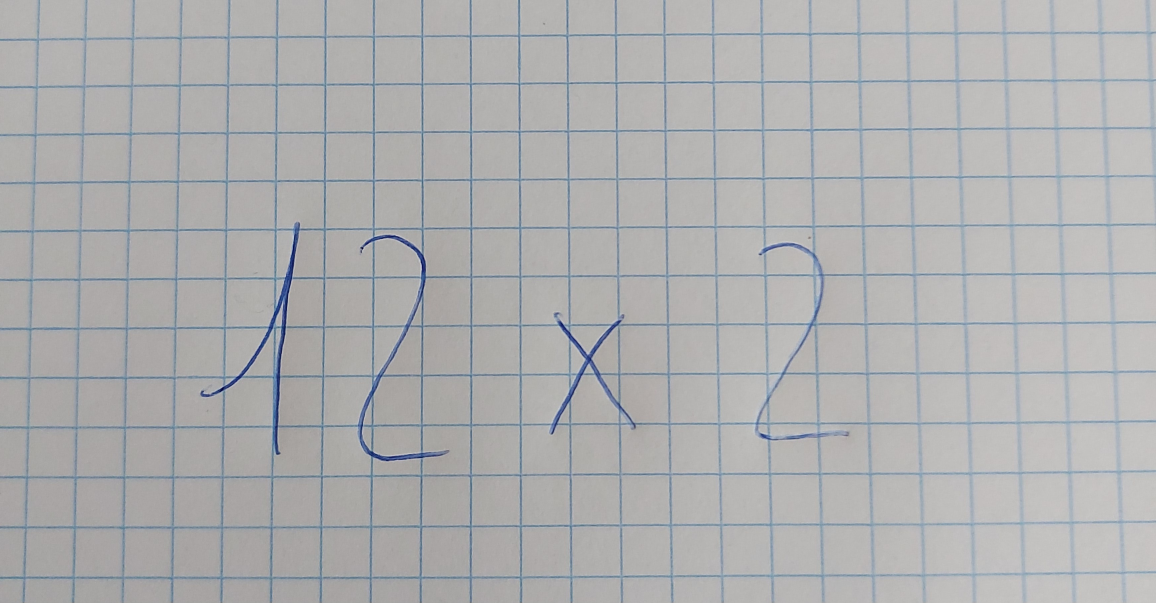
#> input picture images/test2.jpg, 3468 x 1807 px, given in place of test2.jpeg, which was not available (shown at 1/3 size)
$ jupyter execute --allow-errors VisionMath.ipynb   (older library calls are emulated)   (text cells are left out)
#> lines starting #> are read from the running program, lines starting #| are printed output that depends on the picture; after the words box and inside, x2 and y2 are one past the last pixel; in counts of white or black regions, pixels touching at a corner belong together; pictures that were not available may be replaced by others from this repository, and a replacement may not be noted
### main_vm.py
import numpy as np
import cv2
import matplotlib.pyplot as plt
from scipy import signal
import clasiffication

debug = False


def gaussian_bell1D(x, sigma):
    base = 1 / (sigma * np.sqrt(2 * np.pi))
    exp = np.exp(-(x * x) / (2 * (sigma * sigma)))

    return base * exp


def gaussian_filter(image, w_kernel, sigma):
    # Create kernel using associative property
    s = sigma
    w = w_kernel
    kernel_1D = np.float32([gaussian_bell1D(z, s) for z in range(-w, w + 1)])  # Evaluate the gaussian in "expression"
    vertical_kernel = kernel_1D.reshape(2 * w + 1, 1)  # Reshape it as a matrix with just one column
    horizontal_kernel = kernel_1D.reshape(1, 2 * w + 1)  # Reshape it as a matrix with just one row
    kernel = signal.convolve2d(vertical_kernel, horizontal_kernel)  # Get the 2D kernel

    # Convolve image and kernel
    smoothed_img = cv2.filter2D(image, cv2.CV_8U, kernel)
    return smoothed_img


# [30 lines left out: function binarize_kmeans, not called in this run]


def non_maxima_suppression_contours(contours):
    res_contours = []
    for (x, y, w, h) in contours:
        # If the area is tiny, we discard it
        if (w * h) < 150:
            continue
        res_contours.append((x, y, w, h))
    return res_contours


def draw_contours_lr_order(binary_image, contours_sorted):
    # Draws the bounding rect and order of contours of the input image.

    image_drawn = np.copy(binary_image)
    image_drawn = cv2.cvtColor(image_drawn, cv2.COLOR_GRAY2RGB)

    count = 1
    for x, y, w, h in contours_sorted:
        image_drawn = cv2.putText(image_drawn, str(count), (x - 2, y - 10), fontFace=cv2.FONT_HERSHEY_SIMPLEX,
                                  fontScale=2, color=(0, 0, 255), thickness=4)
        image_drawn = cv2.rectangle(image_drawn, (x - 1, y - 1), (x + w, y + h), (0, 255, 0), 3)
        count += 1

    return image_drawn


# [45 lines left out: functions category_string_conversion, generate_string, not called in this run]


def identify_div(categories, contours):
    # Identifies the div

    # We must distinguish when a '-' means subtraction or division
    # print(categories)
    total_lines = np.where(categories == 11)[0]
    # print(total_lines)

    div_index = []
    div_ranges = []

    # Identify the real division symbols
    for index in total_lines:
        [x_index, y_index, w_index, h_index] = contours[index]

        # Contours list that surround the symbol in the x-axis
        horizontal_cont_list = np.array([[x, y, w, h] for x, y, w, h in contours if
                                         ((x < x_index < (x + w)) or (x_index < x < (x_index + w_index)))
                                         and (x != x_index and y != y_index)])

        # If there is no contour around, it cannot be a div symbol, so we skip this iteration
        if horizontal_cont_list.shape[0] == 0:
            continue

        # Array formed by the absolute distances between the symbol and the index number
        abs_distance_array = np.array([abs((y_index + h_index) - (y + h/2)) for _, y, _, h in horizontal_cont_list])
        # Calculate the index of the minimum absolute distance in the original contour list
        min_abs_distance = np.where(np.all(contours == horizontal_cont_list[np.argmin(abs_distance_array)], axis=1))[0][
            0]

        isDiv = False
        if categories[min_abs_distance] != 11:
            # If the min_abs_distance category is not a "-" it means that it is a division
            isDiv = True

        if isDiv:
            div_index.append(index)
            # We take the range of indexes that covers the div symbol
            min_index = np.where(np.all(contours == horizontal_cont_list[0], axis=1))[0][0]
            max_index = np.where(np.all(contours == horizontal_cont_list[-1], axis=1))[0][0]

            div_ranges.append([min_index, max_index])

            # print(f"Div Detected: index = {index} --- min_index = {min_index} --- max_index = {max_index}")

    # Convert to numpy arrays
    div_index = np.array(div_index)
    div_ranges = np.array(div_ranges)

    return div_index, div_ranges


def generate_expression(categories, contours):
    # Generates the final expression given:
    # categories: list that contains the corresponding category to each contour
    # contours: x, y, w, h for each contour in the image

    div_index, div_ranges = identify_div(categories, contours)

    expression = ""

    upper_string = ""
    lower_string = ""

    # Generate the final string that will be evaluated
    for i in range(0, categories.shape[0]):
        # If it is a division symbol, continue
        if np.isin(i, div_index):
            continue

        inRange = False
        isLastIndex = False
        range_div = 0
        while not inRange and range_div < div_ranges.shape[0]:
            # Determine if the index is in any range
            min_index, max_index = div_ranges[range_div]
            if min_index <= i <= max_index:
                inRange = True
                if i == max_index:
                    isLastIndex = True
            else:
                range_div += 1
        # print(f"FOR INDEX = {i} -> (inRange={inRange},isLastIndex={isLastIndex},range_div={range_div})")
        if inRange:
            if contours[i, 1] < contours[div_index[range_div], 1]:
                # If the contour is above the line
                upper_string += category_string_conversion(categories[i])
            else:
                # If the contour is below the line
                lower_string += category_string_conversion(categories[i])
            if isLastIndex:
                # If it is the last element of the range, combine all elements
                expression += "((" + upper_string + ")/(" + lower_string + "))"

                # Reset the strings
                upper_string = ""
                lower_string = ""
        else:
            # If it is not part of any range, just add the number to the string
            expression += category_string_conversion(categories[i])

    return expression


# [94 lines left out: functions image_processing, contour_extraction_sorting, main, not called in this run]

### clasiffication.py
import numpy as np
import cv2
import matplotlib.pyplot as plt
import matplotlib
import keras

matplotlib.rcParams['figure.figsize'] = (16.0, 8.0)
images_path = 'images/datasets/'

rSize = 28
cSize = 28

model = None


# [42 lines left out: function generateData, not called in this run]


# Given a rectangle contour, it returns the rSize x cSize resized version of the template.
def fit_contour(contour_input):
    window_size = rSize
    contour = np.copy(contour_input)
    (h, w) = contour.shape

    aspect_ratio = w / h

    # I use the aspect ratio to adjust the imagen in order to fit it in the rSize x cSize image
    scaled_w = int(min(window_size, window_size * aspect_ratio))
    scaled_h = int(min(window_size, window_size / aspect_ratio))

    if scaled_w == 0:
        scaled_w = 3
    if scaled_h == 0:
        scaled_h = 3

    resized_contour = cv2.resize(contour, (scaled_w, scaled_h), interpolation=cv2.INTER_AREA)

    small_image = np.zeros((window_size, window_size))

    # Calculate the free rows/columns in the image
    free_space = int((window_size - min(scaled_w, scaled_h)))
    # Left-Bottom offset
    lb_offset = int(free_space / 2)
    # Right-Top offset
    rt_offset = free_space - lb_offset

    # Depending on the longest axis, we will use vertical or horizontal offset
    # Designed to work on square contours too
    if scaled_w == window_size:
        small_image[lb_offset:(window_size - rt_offset), :] = resized_contour
    else:
        small_image[:, lb_offset:(window_size - rt_offset)] = resized_contour

    # Threshold the image due to the resize algorithm
    _, small_image = cv2.threshold(small_image, 20, 255, cv2.THRESH_BINARY)

    # plt.imshow(small_image_pad, cmap='grey')
    # plt.show()

    return small_image


def load_model():
    global model
    try:
        model = keras.models.load_model('visionmath.model')
    except FileNotFoundError:
        print('Error: EL ARCHIVO NO SE HA ENCONTRADO')


def classify_input_model(image):
    global model

    # Adapt the image to (1,28,28) input
    image = np.array([image[:, :]])

    category = model.predict(image)

    return np.argmax(category)


# [112 lines left out: functions generate_xy_train, generate_y_test, generate_x_test, load_train_data, load_test_data, model_fit and 1 more, not called in this run]


# Generate the dataset from the moreData_X images
# for i in range(13):
# generateData(i)

# Generate the model
# generate_xy_train()
# model_fit()

# LOAD THE MODEL DATA
load_model()
#> (the call stopped at in load_model, `model = keras.models.load_model('visionmath.model')`: keras is not available in this run)

# Evaluate the model
# generate_x_test()
# generate_y_test()
# print(model_evaluate())

### VisionMath.ipynb
[cell 1]
import clasiffication
import main_vm
import numpy as np
import cv2
import matplotlib.pyplot as plt
import matplotlib
from scipy import signal

[cell 2]
matplotlib.rcParams['figure.figsize'] = (12.0, 5.0)

image = cv2.imread("images/testingImages/test2.jpeg", -1)
#> image is the input picture: shape (1807, 3468, 3); mean B, G, R 175.8, 174.9, 174.2
image = cv2.cvtColor(image, cv2.COLOR_BGR2GRAY)
#> image: shape (1807, 3468)

# Invert intensity values
image = cv2.bitwise_not(image)
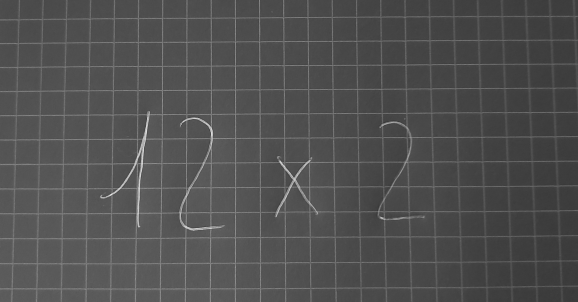
#> image: shape (1807, 3468) (shown at 1/6 size); min 38, max 251, mean 80.2

plt.title("Original Image")
plt.imshow(image, cmap='grey')

[cell 3]
# The algorith I have used is the one provided in the subject
gauss_image = main_vm.gaussian_filter(image,w_kernel= 4,sigma= 1)

plt.subplot(121)
plt.title("Original Image")
plt.imshow(image, cmap='grey')

plt.subplot(122)
plt.title("Gaussian Filter Image")
plt.imshow(gauss_image, cmap='grey')

plt.plot()
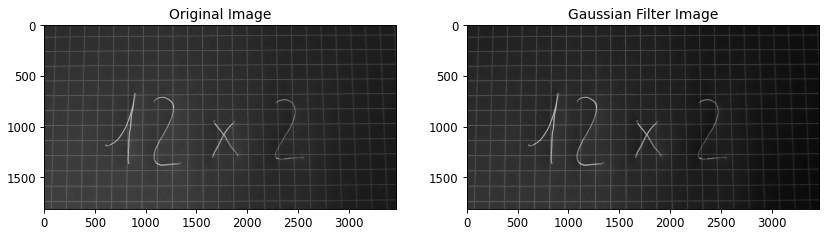
#> figure drawn by matplotlib, 2 panels

[cell 4]
clahe = cv2.createCLAHE(clipLimit=2, tileGridSize=(48, 48))
enhanced_smoothed = clahe.apply(gauss_image)

plt.subplot(121)
plt.title("Smoothed Image")
plt.imshow(gauss_image, cmap='grey')

plt.subplot(122)
plt.title("Enhanced Image (CLAHE)")
plt.imshow(enhanced_smoothed, cmap='grey')

plt.plot()
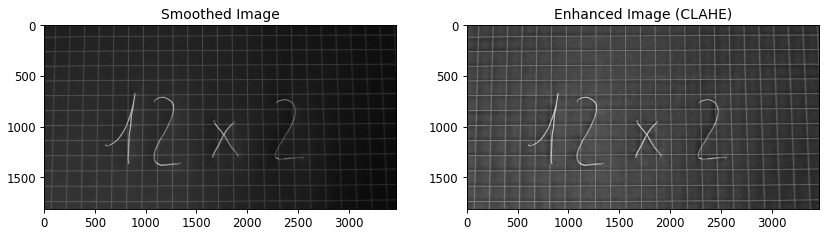
#> figure drawn by matplotlib, 2 panels

[cell 5]
_, thresh_img = cv2.threshold(enhanced_smoothed, 170, 255, cv2.THRESH_BINARY)
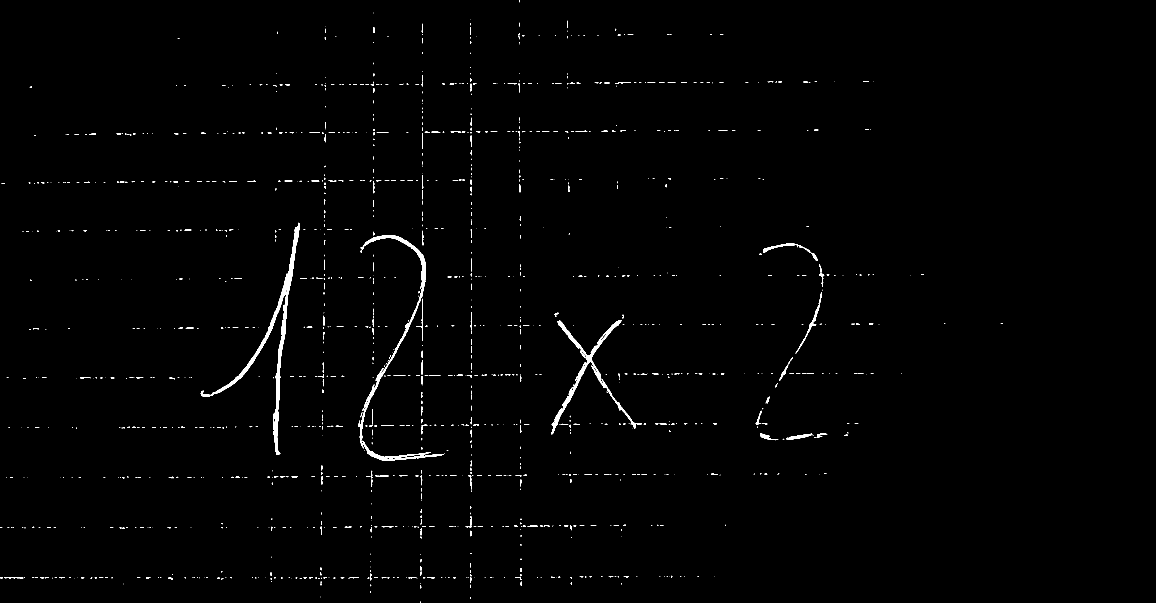
#> thresh_img: shape (1807, 3468) (shown at 1/3 size); 0.78% white; 1299 white regions (972 under 20 px)

plt.subplot(121)
plt.title("Smoothed Image")
plt.imshow(enhanced_smoothed, cmap='grey')

plt.subplot(122)
plt.title("Enhanced Image (CLAHE)")
plt.imshow(thresh_img, cmap='grey')

plt.plot()

[cell 6]
contours, _ = cv2.findContours(thresh_img, cv2.RETR_EXTERNAL, cv2.CHAIN_APPROX_NONE)
#> contours = 1299 contours, 1179 with area under 20; largest, box (x1, y1, x2, y2) and area: (602, 668, 899, 1364) 9881, (1653, 960, 1926, 1303) 6167, (1074, 705, 1278, 1345) 5324, (1088, 1322, 1331, 1383) 2251, (2289, 730, 2453, 783) 799

# Create a list that contains the x, y, w, h of each contour
contours_ordered = [cv2.boundingRect(cnt) for cnt in contours]
#> contours_ordered = 1299 items, first 6: (1262, 1804, 1, 3), (1411, 1791, 2, 5), (962, 1790, 1, 2), (1111, 1773, 2, 6), (1261, 1756, 3, 10), (1411, 1754, 2, 10)

# Clear out minor contours produced by noise
contours_ordered = main_vm.non_maxima_suppression_contours(contours_ordered)
#> the loop in non_maxima_suppression_contours, `for (x, y, w, h) in contours:` made 1299 passes
#> after the loop in non_maxima_suppression_contours, `for (x, y, w, h) in contours:`: res_contours = 28 items, first 6: (1547, 1731, 18, 9), (12, 1731, 58, 4), (1397, 1548, 17, 35), (963, 1429, 6, 25), (1404, 1426, 11, 43), (1262, 1426, 5, 30)
#> contours_ordered has the same summary as res_contours in non_maxima_suppression_contours
contours_ordered = np.array(contours_ordered)
#> contours_ordered = 28 rows, first 6: [1547, 1731, 18, 9], [12, 1731, 58, 4], [1397, 1548, 17, 35], [963, 1429, 6, 25], [1404, 1426, 11, 43], [1262, 1426, 5, 30]

# print(contours_ordered)
# print("---------------------------------")

# Sort the contours from LEFT to RIGHT
contours_ordered = contours_ordered[np.argsort(contours_ordered[:, 0], kind='mergesort')]
#> contours_ordered = 28 rows, first 6: [12, 1731, 58, 4], [602, 668, 297, 696], [963, 1429, 6, 25], [1074, 705, 204, 640], [1088, 1322, 243, 61], [1249, 978, 20, 44]

plt.title("Left to Right - Ordered Contours")
plt.imshow(main_vm.draw_contours_lr_order(thresh_img, contours_ordered))
#> the loop in draw_contours_lr_order, `for x, y, w, h in contours_sorted:` made 28 passes
#> pass 1, in draw_contours_lr_order, `image_drawn = cv2.putText(image_drawn, str(count), (x - 2, y - 10), fo..`:
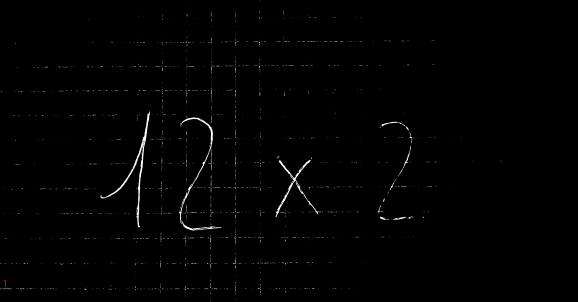
#> image_drawn: shape (1807, 3468, 3) (shown at 1/6 size); mean B, G, R 2, 2, 2
#> after the loop in draw_contours_lr_order, `for x, y, w, h in contours_sorted:`:
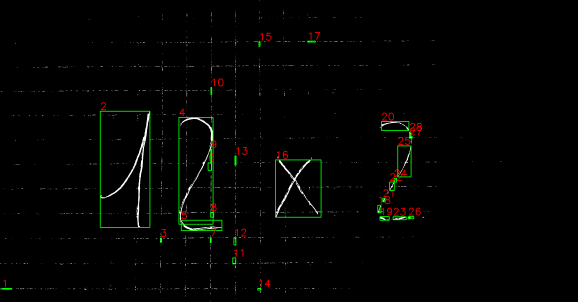
#> image_drawn: shape (1807, 3468, 3) (shown at 1/6 size); mean B, G, R 1.9, 3.7, 2.8
#> after the loop in draw_contours_lr_order, `for x, y, w, h in contours_sorted:`: count = 29
plt.show()

[cell 7]
# Variables for plotting results
n_elements = len(contours_ordered)
#> n_elements = 28
n_cols_plot = int(n_elements / 5)
#> n_cols_plot = 5
if n_elements % 5 != 0:
    n_cols_plot += 1
#> n_cols_plot = 6

# This array contains the 28x28 images of all the contours in the image
data = np.zeros((clasiffication.rSize, clasiffication.cSize, len(contours_ordered)))
count = 0
for x, y, w, h in contours_ordered:
    # Generates de 28x28 from the 2D array(Bounding Rect of each contour)
    data[:, :, count] = clasiffication.fit_contour(thresh_img[y:y + h, x:x + w])

    plt.subplot(n_cols_plot, 5, count + 1)
    plt.title('?')
    plt.imshow(data[:, :, count], cmap='grey')
    count += 1
#> this loop made 28 passes
#> (x, y, aspect_ratio in fit_contour, free_space in fit_contour) on passes 1 to 8: (12, 1731, 14.5, 27), (602, 668, 0.427, 17), (963, 1429, 0.24, 22), (1074, 705, 0.319, 20), (1088, 1322, 3.98, 21), (1249, 978, 0.455, 16), (1262, 1426, 0.167, 24), (1264, 1274, 0.621, 11)
#> pass 1, in fit_contour, `_, small_image = cv2.threshold(small_image, 20, 255, cv2.THRESH_BINARY)`:
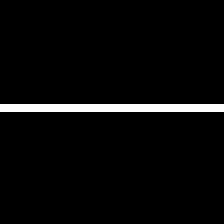
#> small_image: shape (28, 28) float64 (shown 8 times larger); 3.6% white in thin lines or dots, all inside (x1, y1, x2, y2) = (0, 13, 28, 14)
#> pass 2, in fit_contour (call 2), `contour = np.copy(contour_input)`:
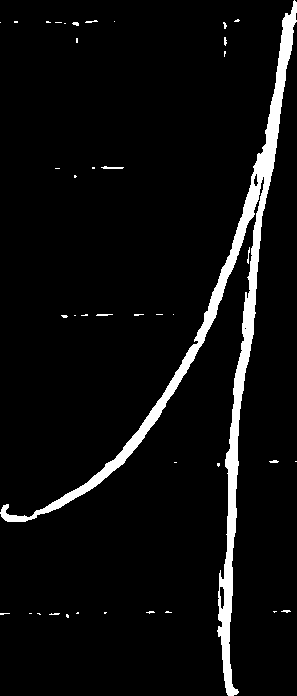
#> contour: shape (696, 297); 5.5% white; 41 white regions (33 under 20 px), largest, box (x1, y1, x2, y2) and area: (0, 0, 297, 696) 10927, (101, 166, 124, 169) 46, (96, 314, 113, 316) 28
#> pass 3, in fit_contour (call 3), `_, small_image = cv2.threshold(small_image, 20, 255, cv2.THRESH_BINARY)`:
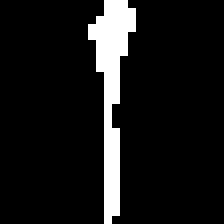
#> small_image: shape (28, 28) float64 (shown 8 times larger); 9.1% white; 1 white region, box (x1, y1, x2, y2) and area: (11, 0, 17, 28) 71
#> after the loop, count = 28

plt.show()
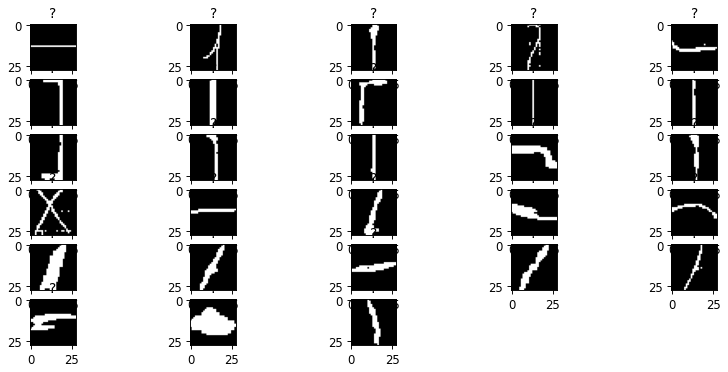
#> figure drawn by matplotlib, 28 panels

[cell 8]
categories = []
res_string = ''

print("-----------------PREDICTION STAGE-----------------")

#> (the rest of this cell did not finish here and is left out)

#> (a cell that did not finish here is left out)

#> after the loop in identify_div, `for index in total_lines:`: div_index = []
#> in identify_div, `div_index = np.array(div_index)`: div_index = empty array
#> after the loop in generate_expression, `for i in range(0, categories.shape[0]):`: expression = ''
print(f"EXPRESSION: {final_expression}")
try:
    # eval() is a function that Python already implements
    # It returns the solution given a string of an operation
    print(f"RESULT: {eval(final_expression)}")
except Exception:
    print("ERROR: Invalid operation")
